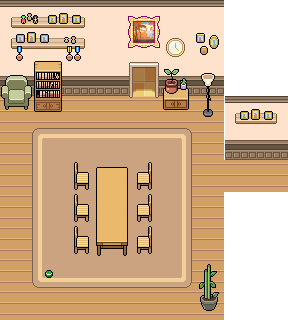
#> input picture data/raw_pngs/houses/map15_room2.webp, 288 x 320 px
$ python 42_cut_like.py ../data/raw_pngs/houses/map15_room2.webp ../data/raw_pngs/houses/map15_room4.webp
#> lines starting #> are read from the running program, lines starting #| are printed output that depends on the picture; after the words box and inside, x2 and y2 are one past the last pixel; in counts of white or black regions, pixels touching at a corner belong together
#!/usr/bin/env python3
"""Cut one image to the shape of another's transparency.

Cutting a sprite out of a map render is slow and fiddly, and Faraway Town ships
the same street three times — day, sunset, night. The shape is identical in all
three; only the colours differ. So cut it once, and let the other two be cut to
match: this reads where the first image is opaque and erases everything outside
that shape in the others, pixel for pixel.

    python3 scripts/42_cut_like.py tree_day.png tree_sunset.png tree_night.png
        writes tree_sunset.cut.png and tree_night.cut.png beside their inputs

    python3 scripts/42_cut_like.py mask.png a.png --inplace     overwrite a.png
    python3 scripts/42_cut_like.py mask.png a.png --trim        crop to the shape
    python3 scripts/42_cut_like.py mask.png a.png -o out/       choose a folder
    python3 scripts/42_cut_like.py mask.png --show              just describe the mask

Images must be the same size; --offset X,Y shifts the mask first, for a target
that is the same art in a different place. --threshold sets how opaque a pixel
has to be to count as kept (default 1: anything not fully transparent).
"""
import argparse
import sys
from pathlib import Path

try:
    from PIL import Image
except ImportError:
    sys.exit('needs Pillow:  python3 -m pip install pillow')


def describe(mask, name):
    w, h = mask.size
    kept = sum(1 for v in mask.getdata() if v)
    box = mask.getbbox()
    pct = kept / (w * h) * 100 if w * h else 0
    print(f'  {name}: {w}x{h}, {kept:,} px kept ({pct:.1f}%)'
          + (f', shape spans {box[2]-box[0]}x{box[3]-box[1]} at ({box[0]},{box[1]})'
             if box else ', nothing opaque'))
    return box


def main():
    ap = argparse.ArgumentParser()
    ap.add_argument('mask', type=Path, help='the image whose shape to copy')
    ap.add_argument('targets', type=Path, nargs='*', help='images to cut')
    ap.add_argument('-o', '--out-dir', type=Path)
    ap.add_argument('--inplace', action='store_true')
    ap.add_argument('--trim', action='store_true', help='crop the result to the shape')
    ap.add_argument('--offset', default='0,0', help='shift the mask by X,Y first')
    ap.add_argument('--threshold', type=int, default=1)
    ap.add_argument('--show', action='store_true', help='describe the mask and stop')
    args = ap.parse_args()

    src = Image.open(args.mask).convert('RGBA')
#> src is the input picture: PIL image 288x320 RGBA; mean R, G, B, A 169.3, 137.7, 103.2, 215.2
    mask = src.split()[3].point(lambda v: 255 if v >= args.threshold else 0)
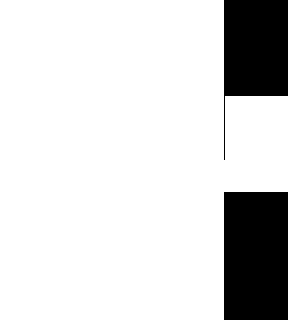
#> mask: PIL image 288x320 L; 84.4% white; 2 black regions, box (x1, y1, x2, y2) and area: (224, 192, 288, 320) 8192, (224, 0, 288, 160) 6208
    dx, dy = (int(v) for v in args.offset.split(','))
    if (dx, dy) != (0, 0):
        shifted = Image.new('L', mask.size, 0)
        shifted.paste(mask, (dx, dy))
        mask = shifted
    box = describe(mask, args.mask.name)
#> in describe, `kept = sum(1 for v in mask.getdata() if v)`: kept = 77760
#> in describe, `box = mask.getbbox()`: box = (0, 0, 288, 320)
#> in describe, `pct = kept / (w * h) * 100 if w * h else 0`: pct = 84.38
#|   map15_room2.webp: 288x320, 77,760 px kept (84.4%), shape spans 288x320 at (0,0)
#> box = (0, 0, 288, 320)
    if args.show or not args.targets:
        return
    if not box:
        sys.exit('  the mask is fully transparent — nothing would be kept')

    for t in args.targets:
        img = Image.open(t).convert('RGBA')
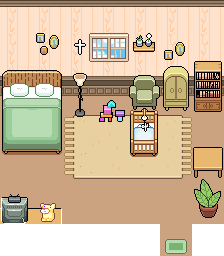
#> input picture data/raw_pngs/houses/map15_room4.webp, 224 x 256 px
#> img is the input picture: PIL image 224x256 RGBA; mean R, G, B, A 178.4, 156.4, 127, 227.4
        if img.size != mask.size:
            print(f'  ⚠ {t.name}: {img.size[0]}x{img.size[1]} against the mask\'s '
                  f'{mask.size[0]}x{mask.size[1]} — skipped (use --offset, or resize first)')
#|   ⚠ map15_room4.webp: 224x256 against the mask's 288x320 — skipped (use --offset, or resize first)
            continue
        # Keep the target's own alpha where it is already softer than the mask,
        # so an anti-aliased edge is not squared off by a hard cut.
        a = Image.frombytes('L', img.size,
                            bytes(min(p, m) for p, m in zip(img.split()[3].getdata(),
                                                            mask.getdata())))
        out = img.copy()
        out.putalpha(a)
        if args.trim:
            b = out.getbbox()
            if b:
                out = out.crop(b)
        dest = (t if args.inplace
                else (args.out_dir or t.parent) / f'{t.stem}.cut{t.suffix}')
        dest.parent.mkdir(parents=True, exist_ok=True)
        out.save(dest)
        kept = sum(1 for v in out.split()[3].getdata() if v)
        print(f'  {t.name} -> {dest.name}   {out.size[0]}x{out.size[1]}, {kept:,} px kept')


if __name__ == '__main__':
    main()
